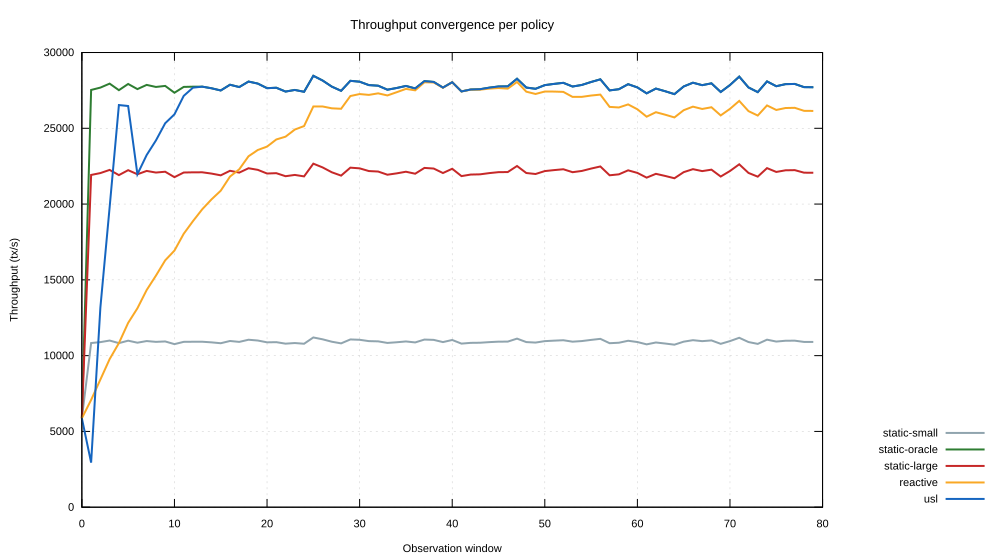

Here is the gnuplot script that generated this plot:
# Experiment E4: throughput vs. time per policy (stationary workload).
# Input:  convergence-tps.csv (window, static-small, static-oracle, static-large, reactive, usl)
# Output: convergence-tps.svg / .pdf
set datafile separator ","
set title "Throughput convergence per policy" font ",13"
set xlabel "Observation window"
set ylabel "Throughput (tx/s)"
set grid xtics ytics lt 0 lw 0.5 lc rgb "#cccccc"
set key outside right bottom vertical
set style line 1 lw 2 lc rgb "#90A4AE"
set style line 2 lw 2 lc rgb "#2E7D32"
set style line 3 lw 2 lc rgb "#C62828"
set style line 4 lw 2 lc rgb "#F9A825"
set style line 5 lw 2 lc rgb "#1565C0"
set terminal svg enhanced font "arial,11" size 1000,560
set output 'convergence-tps.svg'
plot for [i=2:6] 'convergence-tps.csv' using 1:i with lines ls (i-1) title columnheader
set terminal pdfcairo enhanced font "arial,10" size 8,4.5
set output 'convergence-tps.pdf'
replot
set output
